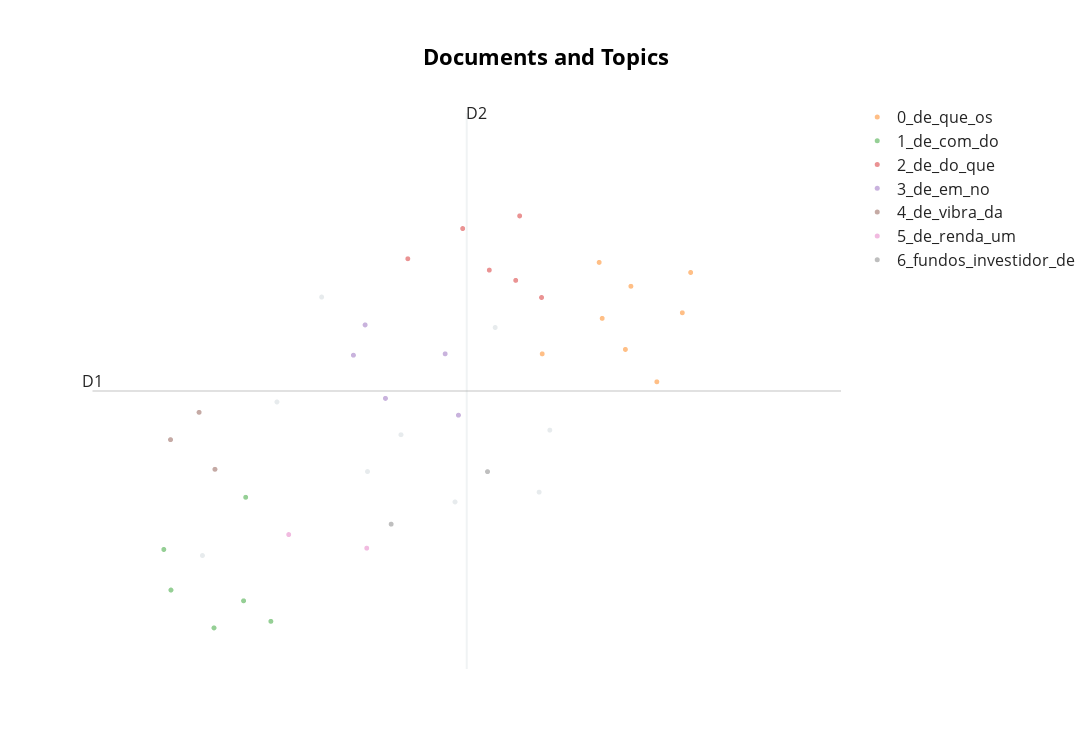

The cell this chart's notebook holds for it:
### Markdown cell above
* O BERTopic primeiro cria clusters de documentos semanticamente semelhantes, utilizando embeddings de modelos Transformer. Para a representação dos tópicos, ele emprega uma abordagem de 'bolsa de palavras' (bag-of-words) aprimorada por c-TF-IDF, o que permite rotular os clusters com palavras-chave mais significativas, ponderando a sua relevância para o tópico em vez de apenas a frequência geral. 

De fato, é fundamental e possível melhorar essas representações posteriormente com o uso de diversos modelos de representação (também chamados de rerankers), aproveitando a modularidade do framework

### Code cell
# Visualizar tópicos e documentos
fig = topic_model.visualize_documents(
    contents,
    reduced_embeddings=reduced_embeddings,
    width=1200,
    hide_annotations=True
)

# Atualizar fontes da legenda para visualização mais fácil
fig.update_layout(font=dict(size=16))
